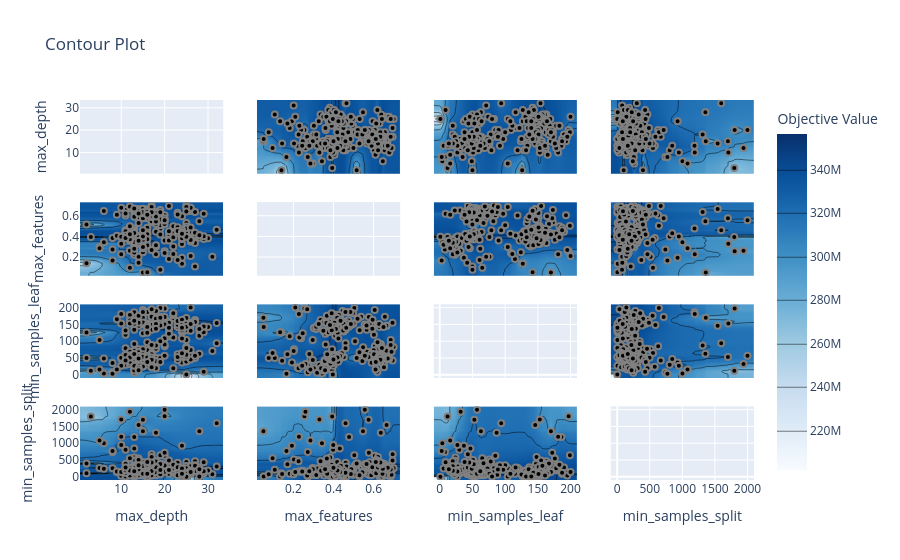

Notebook code for this chart:
### Code cell
plot_contour(study)

### Figure 1 — Plotly figure (JSON) as saved in the notebook; plotly's stock layout.template omitted (floating-point values rounded to 4 significant figures; data arrays with more than 128 entries replaced by an {"elided": "..."} marker saying what was removed)
{"data": [{"type": "scatter", "xaxis": "x", "yaxis": "y"}, {"colorbar": {"title": {"text": "Objective Value"}}, "colorscale": [[0, "rgb(247,251,255)"], [0.125, "rgb(222,235,247)"], [0.25, "rgb(198,219,239)"], [0.375, "rgb(158,202,225)"], [0.5, "rgb(107,174,214)"], [0.625, "rgb(66,146,198)"], [0.75, "rgb(33,113,181)"], [0.875, "rgb(8,81,156)"], [1, "rgb(8,48,107)"]], "connectgaps": true, "contours": {"coloring": "heatmap"}, "hoverinfo": "none", "line": {"smoothing": 1.3}, "reversescale": false, "showscale": true, "type": "contour", "x": [0.5, 2, 3, 5, 6, 8, 9, 10, 11, 12, 13, 14, 15, 16, 17, 18, 19, 20, 21, 22, 23, 24, 25, 26, 27, 28, 29, 30, 31, 32, 33.5], "xaxis": "x5", "y": {"elided": "243 float values"}, "yaxis": "y5", "z": {"elided": "243x31 float values"}}, {"marker": {"color": "black", "line": {"color": "Gray", "width": 2}}, "mode": "markers", "name": "Feasible Trial", "showlegend": false, "type": "scatter", "x": {"elided": "241 int values"}, "xaxis": "x5", "y": {"elided": "241 float values"}, "yaxis": "y5"}, {"colorbar": {"title": {"text": "Objective Value"}}, "colorscale": [[0, "rgb(247,251,255)"], [0.125, "rgb(222,235,247)"], [0.25, "rgb(198,219,239)"], [0.375, "rgb(158,202,225)"], [0.5, "rgb(107,174,214)"], [0.625, "rgb(66,146,198)"], [0.75, "rgb(33,113,181)"], [0.875, "rgb(8,81,156)"], [1, "rgb(8,48,107)"]], "connectgaps": true, "contours": {"coloring": "heatmap"}, "hoverinfo": "none", "line": {"smoothing": 1.3}, "reversescale": false, "showscale": false, "type": "contour", "x": [0.5, 2, 3, 5, 6, 8, 9, 10, 11, 12, 13, 14, 15, 16, 17, 18, 19, 20, 21, 22, 23, 24, 25, 26, 27, 28, 29, 30, 31, 32, 33.5], "xaxis": "x9", "y": {"elided": "143 float values"}, "yaxis": "y9", "z": {"elided": "143x31 float values"}}, {"marker": {"color": "black", "line": {"color": "Gray", "width": 2}}, "mode": "markers", "name": "Feasible Trial", "showlegend": false, "type": "scatter", "x": {"elided": "241 int values"}, "xaxis": "x9", "y": {"elided": "241 int values"}, "yaxis": "y9"}, {"colorbar": {"title": {"text": "Objective Value"}}, "colorscale": [[0, "rgb(247,251,255)"], [0.125, "rgb(222,235,247)"], [0.25, "rgb(198,219,239)"], [0.375, "rgb(158,202,225)"], [0.5, "rgb(107,174,214)"], [0.625, "rgb(66,146,198)"], [0.75, "rgb(33,113,181)"], [0.875, "rgb(8,81,156)"], [1, "rgb(8,48,107)"]], "connectgaps": true, "contours": {"coloring": "heatmap"}, "hoverinfo": "none", "line": {"smoothing": 1.3}, "reversescale": false, "showscale": false, "type": "contour", "x": [0.5, 2, 3, 5, 6, 8, 9, 10, 11, 12, 13, 14, 15, 16, 17, 18, 19, 20, 21, 22, 23, 24, 25, 26, 27, 28, 29, 30, 31, 32, 33.5], "xaxis": "x13", "y": {"elided": "192 float values"}, "yaxis": "y13", "z": {"elided": "192x31 float values"}}, {"marker": {"color": "black", "line": {"color": "Gray", "width": 2}}, "mode": "markers", "name": "Feasible Trial", "showlegend": false, "type": "scatter", "x": {"elided": "241 int values"}, "xaxis": "x13", "y": {"elided": "241 int values"}, "yaxis": "y13"}, {"colorbar": {"title": {"text": "Objective Value"}}, "colorscale": [[0, "rgb(247,251,255)"], [0.125, "rgb(222,235,247)"], [0.25, "rgb(198,219,239)"], [0.375, "rgb(158,202,225)"], [0.5, "rgb(107,174,214)"], [0.625, "rgb(66,146,198)"], [0.75, "rgb(33,113,181)"], [0.875, "rgb(8,81,156)"], [1, "rgb(8,48,107)"]], "connectgaps": true, "contours": {"coloring": "heatmap"}, "hoverinfo": "none", "line": {"smoothing": 1.3}, "reversescale": false, "showscale": false, "type": "contour", "x": {"elided": "243 float values"}, "xaxis": "x2", "y": [0.5, 2, 3, 5, 6, 8, 9, 10, 11, 12, 13, 14, 15, 16, 17, 18, 19, 20, 21, 22, 23, 24, 25, 26, 27, 28, 29, 30, 31, 32, 33.5], "yaxis": "y2", "z": {"elided": "31x243 float values"}}, {"marker": {"color": "black", "line": {"color": "Gray", "width": 2}}, "mode": "markers", "name": "Feasible Trial", "showlegend": false, "type": "scatter", "x": {"elided": "241 float values"}, "xaxis": "x2", "y": {"elided": "241 int values"}, "yaxis": "y2"}, {"type": "scatter", "xaxis": "x6", "yaxis": "y6"}, {"colorbar": {"title": {"text": "Objective Value"}}, "colorscale": [[0, "rgb(247,251,255)"], [0.125, "rgb(222,235,247)"], [0.25, "rgb(198,219,239)"], [0.375, "rgb(158,202,225)"], [0.5, "rgb(107,174,214)"], [0.625, "rgb(66,146,198)"], [0.75, "rgb(33,113,181)"], [0.875, "rgb(8,81,156)"], [1, "rgb(8,48,107)"]], "connectgaps": true, "contours": {"coloring": "heatmap"}, "hoverinfo": "none", "line": {"smoothing": 1.3}, "reversescale": false, "showscale": false, "type": "contour", "x": {"elided": "243 float values"}, "xaxis": "x10", "y": {"elided": "143 float values"}, "yaxis": "y10", "z": {"elided": "143x243 float values"}}, {"marker": {"color": "black", "line": {"color": "Gray", "width": 2}}, "mode": "markers", "name": "Feasible Trial", "showlegend": false, "type": "scatter", "x": {"elided": "241 float values"}, "xaxis": "x10", "y": {"elided": "241 int values"}, "yaxis": "y10"}, {"colorbar": {"title": {"text": "Objective Value"}}, "colorscale": [[0, "rgb(247,251,255)"], [0.125, "rgb(222,235,247)"], [0.25, "rgb(198,219,239)"], [0.375, "rgb(158,202,225)"], [0.5, "rgb(107,174,214)"], [0.625, "rgb(66,146,198)"], [0.75, "rgb(33,113,181)"], [0.875, "rgb(8,81,156)"], [1, "rgb(8,48,107)"]], "connectgaps": true, "contours": {"coloring": "heatmap"}, "hoverinfo": "none", "line": {"smoothing": 1.3}, "reversescale": false, "showscale": false, "type": "contour", "x": {"elided": "243 float values"}, "xaxis": "x14", "y": {"elided": "192 float values"}, "yaxis": "y14", "z": {"elided": "192x243 float values"}}, {"marker": {"color": "black", "line": {"color": "Gray", "width": 2}}, "mode": "markers", "name": "Feasible Trial", "showlegend": false, "type": "scatter", "x": {"elided": "241 float values"}, "xaxis": "x14", "y": {"elided": "241 int values"}, "yaxis": "y14"}, {"colorbar": {"title": {"text": "Objective Value"}}, "colorscale": [[0, "rgb(247,251,255)"], [0.125, "rgb(222,235,247)"], [0.25, "rgb(198,219,239)"], [0.375, "rgb(158,202,225)"], [0.5, "rgb(107,174,214)"], [0.625, "rgb(66,146,198)"], [0.75, "rgb(33,113,181)"], [0.875, "rgb(8,81,156)"], [1, "rgb(8,48,107)"]], "connectgaps": true, "contours": {"coloring": "heatmap"}, "hoverinfo": "none", "line": {"smoothing": 1.3}, "reversescale": false, "showscale": false, "type": "contour", "x": {"elided": "143 float values"}, "xaxis": "x3", "y": [0.5, 2, 3, 5, 6, 8, 9, 10, 11, 12, 13, 14, 15, 16, 17, 18, 19, 20, 21, 22, 23, 24, 25, 26, 27, 28, 29, 30, 31, 32, 33.5], "yaxis": "y3", "z": {"elided": "31x143 float values"}}, {"marker": {"color": "black", "line": {"color": "Gray", "width": 2}}, "mode": "markers", "name": "Feasible Trial", "showlegend": false, "type": "scatter", "x": {"elided": "241 int values"}, "xaxis": "x3", "y": {"elided": "241 int values"}, "yaxis": "y3"}, {"colorbar": {"title": {"text": "Objective Value"}}, "colorscale": [[0, "rgb(247,251,255)"], [0.125, "rgb(222,235,247)"], [0.25, "rgb(198,219,239)"], [0.375, "rgb(158,202,225)"], [0.5, "rgb(107,174,214)"], [0.625, "rgb(66,146,198)"], [0.75, "rgb(33,113,181)"], [0.875, "rgb(8,81,156)"], [1, "rgb(8,48,107)"]], "connectgaps": true, "contours": {"coloring": "heatmap"}, "hoverinfo": "none", "line": {"smoothing": 1.3}, "reversescale": false, "showscale": false, "type": "contour", "x": {"elided": "143 float values"}, "xaxis": "x7", "y": {"elided": "243 float values"}, "yaxis": "y7", "z": {"elided": "243x143 float values"}}, {"marker": {"color": "black", "line": {"color": "Gray", "width": 2}}, "mode": "markers", "name": "Feasible Trial", "showlegend": false, "type": "scatter", "x": {"elided": "241 int values"}, "xaxis": "x7", "y": {"elided": "241 float values"}, "yaxis": "y7"}, {"type": "scatter", "xaxis": "x11", "yaxis": "y11"}, {"colorbar": {"title": {"text": "Objective Value"}}, "colorscale": [[0, "rgb(247,251,255)"], [0.125, "rgb(222,235,247)"], [0.25, "rgb(198,219,239)"], [0.375, "rgb(158,202,225)"], [0.5, "rgb(107,174,214)"], [0.625, "rgb(66,146,198)"], [0.75, "rgb(33,113,181)"], [0.875, "rgb(8,81,156)"], [1, "rgb(8,48,107)"]], "connectgaps": true, "contours": {"coloring": "heatmap"}, "hoverinfo": "none", "line": {"smoothing": 1.3}, "reversescale": false, "showscale": false, "type": "contour", "x": {"elided": "143 float values"}, "xaxis": "x15", "y": {"elided": "192 float values"}, "yaxis": "y15", "z": {"elided": "192x143 float values"}}, {"marker": {"color": "black", "line": {"color": "Gray", "width": 2}}, "mode": "markers", "name": "Feasible Trial", "showlegend": false, "type": "scatter", "x": {"elided": "241 int values"}, "xaxis": "x15", "y": {"elided": "241 int values"}, "yaxis": "y15"}, {"colorbar": {"title": {"text": "Objective Value"}}, "colorscale": [[0, "rgb(247,251,255)"], [0.125, "rgb(222,235,247)"], [0.25, "rgb(198,219,239)"], [0.375, "rgb(158,202,225)"], [0.5, "rgb(107,174,214)"], [0.625, "rgb(66,146,198)"], [0.75, "rgb(33,113,181)"], [0.875, "rgb(8,81,156)"], [1, "rgb(8,48,107)"]], "connectgaps": true, "contours": {"coloring": "heatmap"}, "hoverinfo": "none", "line": {"smoothing": 1.3}, "reversescale": false, "showscale": false, "type": "contour", "x": {"elided": "192 float values"}, "xaxis": "x4", "y": [0.5, 2, 3, 5, 6, 8, 9, 10, 11, 12, 13, 14, 15, 16, 17, 18, 19, 20, 21, 22, 23, 24, 25, 26, 27, 28, 29, 30, 31, 32, 33.5], "yaxis": "y4", "z": {"elided": "31x192 float values"}}, {"marker": {"color": "black", "line": {"color": "Gray", "width": 2}}, "mode": "markers", "name": "Feasible Trial", "showlegend": false, "type": "scatter", "x": {"elided": "241 int values"}, "xaxis": "x4", "y": {"elided": "241 int values"}, "yaxis": "y4"}, {"colorbar": {"title": {"text": "Objective Value"}}, "colorscale": [[0, "rgb(247,251,255)"], [0.125, "rgb(222,235,247)"], [0.25, "rgb(198,219,239)"], [0.375, "rgb(158,202,225)"], [0.5, "rgb(107,174,214)"], [0.625, "rgb(66,146,198)"], [0.75, "rgb(33,113,181)"], [0.875, "rgb(8,81,156)"], [1, "rgb(8,48,107)"]], "connectgaps": true, "contours": {"coloring": "heatmap"}, "hoverinfo": "none", "line": {"smoothing": 1.3}, "reversescale": false, "showscale": false, "type": "contour", "x": {"elided": "192 float values"}, "xaxis": "x8", "y": {"elided": "243 float values"}, "yaxis": "y8", "z": {"elided": "243x192 float values"}}, {"marker": {"color": "black", "line": {"color": "Gray", "width": 2}}, "mode": "markers", "name": "Feasible Trial", "showlegend": false, "type": "scatter", "x": {"elided": "241 int values"}, "xaxis": "x8", "y": {"elided": "241 float values"}, "yaxis": "y8"}, {"colorbar": {"title": {"text": "Objective Value"}}, "colorscale": [[0, "rgb(247,251,255)"], [0.125, "rgb(222,235,247)"], [0.25, "rgb(198,219,239)"], [0.375, "rgb(158,202,225)"], [0.5, "rgb(107,174,214)"], [0.625, "rgb(66,146,198)"], [0.75, "rgb(33,113,181)"], [0.875, "rgb(8,81,156)"], [1, "rgb(8,48,107)"]], "connectgaps": true, "contours": {"coloring": "heatmap"}, "hoverinfo": "none", "line": {"smoothing": 1.3}, "reversescale": false, "showscale": false, "type": "contour", "x": {"elided": "192 float values"}, "xaxis": "x12", "y": {"elided": "143 float values"}, "yaxis": "y12", "z": {"elided": "143x192 float values"}}, {"marker": {"color": "black", "line": {"color": "Gray", "width": 2}}, "mode": "markers", "name": "Feasible Trial", "showlegend": false, "type": "scatter", "x": {"elided": "241 int values"}, "xaxis": "x12", "y": {"elided": "241 int values"}, "yaxis": "y12"}, {"type": "scatter", "xaxis": "x16", "yaxis": "y16"}], "layout": {"title": {"text": "Contour Plot"}, "xaxis": {"anchor": "y", "domain": [0, 0.2125], "matches": "x13", "range": [0.5, 33.5], "showticklabels": false}, "xaxis10": {"anchor": "y10", "domain": [0.2625, 0.475], "matches": "x14", "range": [0.0183, 0.732], "showticklabels": false}, "xaxis11": {"anchor": "y11", "domain": [0.525, 0.7375], "matches": "x15", "range": [-8.95, 209.9], "showticklabels": false}, "xaxis12": {"anchor": "y12", "domain": [0.7875, 1], "matches": "x16", "range": [-97.9, 2100.0], "showticklabels": false}, "xaxis13": {"anchor": "y13", "domain": [0, 0.2125], "range": [0.5, 33.5], "title": {"text": "max_depth"}}, "xaxis14": {"anchor": "y14", "domain": [0.2625, 0.475], "range": [0.0183, 0.732], "title": {"text": "max_features"}}, "xaxis15": {"anchor": "y15", "domain": [0.525, 0.7375], "range": [-8.95, 209.9], "title": {"text": "min_samples_leaf"}}, "xaxis16": {"anchor": "y16", "domain": [0.7875, 1], "range": [-97.9, 2100.0], "title": {"text": "min_samples_split"}}, "xaxis2": {"anchor": "y2", "domain": [0.2625, 0.475], "matches": "x14", "range": [0.0183, 0.732], "showticklabels": false}, "xaxis3": {"anchor": "y3", "domain": [0.525, 0.7375], "matches": "x15", "range": [-8.95, 209.9], "showticklabels": false}, "xaxis4": {"anchor": "y4", "domain": [0.7875, 1], "matches": "x16", "range": [-97.9, 2100.0], "showticklabels": false}, "xaxis5": {"anchor": "y5", "domain": [0, 0.2125], "matches": "x13", "range": [0.5, 33.5], "showticklabels": false}, "xaxis6": {"anchor": "y6", "domain": [0.2625, 0.475], "matches": "x14", "range": [0.0183, 0.732], "showticklabels": false}, "xaxis7": {"anchor": "y7", "domain": [0.525, 0.7375], "matches": "x15", "range": [-8.95, 209.9], "showticklabels": false}, "xaxis8": {"anchor": "y8", "domain": [0.7875, 1], "matches": "x16", "range": [-97.9, 2100.0], "showticklabels": false}, "xaxis9": {"anchor": "y9", "domain": [0, 0.2125], "matches": "x13", "range": [0.5, 33.5], "showticklabels": false}, "yaxis": {"anchor": "x", "domain": [0.8063, 1], "range": [0.5, 33.5], "title": {"text": "max_depth"}}, "yaxis10": {"anchor": "x10", "domain": [0.2687, 0.4625], "matches": "y9", "range": [-8.95, 209.9], "showticklabels": false}, "yaxis11": {"anchor": "x11", "domain": [0.2687, 0.4625], "matches": "y9", "range": [-8.95, 209.9], "showticklabels": false}, "yaxis12": {"anchor": "x12", "domain": [0.2687, 0.4625], "matches": "y9", "range": [-8.95, 209.9], "showticklabels": false}, "yaxis13": {"anchor": "x13", "domain": [0, 0.1938], "range": [-97.9, 2100.0], "title": {"text": "min_samples_split"}}, "yaxis14": {"anchor": "x14", "domain": [0, 0.1938], "matches": "y13", "range": [-97.9, 2100.0], "showticklabels": false}, "yaxis15": {"anchor": "x15", "domain": [0, 0.1938], "matches": "y13", "range": [-97.9, 2100.0], "showticklabels": false}, "yaxis16": {"anchor": "x16", "domain": [0, 0.1938], "matches": "y13", "range": [-97.9, 2100.0], "showticklabels": false}, "yaxis2": {"anchor": "x2", "domain": [0.8063, 1], "matches": "y", "range": [0.5, 33.5], "showticklabels": false}, "yaxis3": {"anchor": "x3", "domain": [0.8063, 1], "matches": "y", "range": [0.5, 33.5], "showticklabels": false}, "yaxis4": {"anchor": "x4", "domain": [0.8063, 1], "matches": "y", "range": [0.5, 33.5], "showticklabels": false}, "yaxis5": {"anchor": "x5", "domain": [0.5375, 0.7312], "range": [0.0183, 0.732], "title": {"text": "max_features"}}, "yaxis6": {"anchor": "x6", "domain": [0.5375, 0.7312], "matches": "y5", "range": [0.0183, 0.732], "showticklabels": false}, "yaxis7": {"anchor": "x7", "domain": [0.5375, 0.7312], "matches": "y5", "range": [0.0183, 0.732], "showticklabels": false}, "yaxis8": {"anchor": "x8", "domain": [0.5375, 0.7312], "matches": "y5", "range": [0.0183, 0.732], "showticklabels": false}, "yaxis9": {"anchor": "x9", "domain": [0.2687, 0.4625], "range": [-8.95, 209.9], "title": {"text": "min_samples_leaf"}}}}
